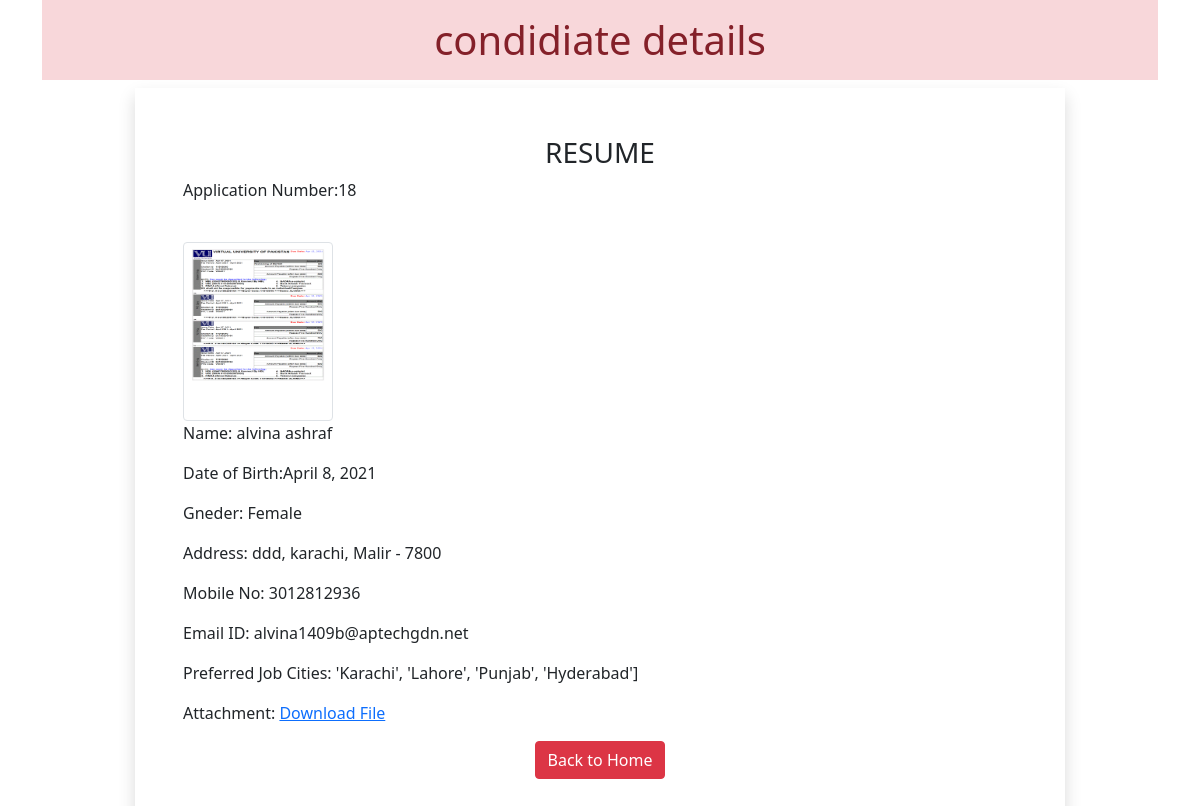
/18, run on the app's committed database.
### resume/models.py (models this page shows)
class Resume(models.Model):
    name=models.CharField(max_length=100)
    dob=models.DateField(auto_now=False,auto_now_add=False)
    gender=models.CharField(max_length=50)
    locality=models.CharField(max_length=100)
    city=models.CharField(max_length=43)
    pin=models.PositiveIntegerField()
    state=models.CharField(choices= STATE_CHOICES, max_length=24)
    mobile=models.PositiveIntegerField()
    email=models.EmailField()
    job_city=models.CharField(max_length=60)
    profile_image=models.ImageField(upload_to='images/' , blank=True)
    my_file=models.FileField(upload_to='doc' , blank=True)

### resume/views.py (the view)
# urls.py: path('<int:pk>',views.candidate.as_view(),name="candidate")
class candidate(View):
    def get(self,request,pk):
        candidate=Resume.objects.get(pk=pk)
        return render(request,'resume/candidate.html',{'candidate':candidate})

### resume/templatetags/myfilter.py (called while the page is built)
@register.filter(name='remove_special')
def remove_chars(value,arg):
    for character in arg:
        value=value.replace(character,"")
        return value

### resume/templates/resume/candidate.html (shortened to what this page needs)
{% load static %}
{% load myfilter%}
<html>
<head>
  <link rel="stylesheet" href="//code.jquery.com/ui/1.12.1/themes/base/jquery-ui.css">
    <link rel="stylesheet" href="https://stackpath.bootstrapcdn.com/bootstrap/5.0.0-alpha2/css/bootstrap.min.css">
<link rel="stylesheet" href="{% static 'resume/css/style.css'%}">
</head>
<body>
<div class="container">
    <h1 class="alert-danger text-center p-3">condidiate details</h1>
<div class=rpw">
    <div class="col-sm-10 shadow p-5 offset-sm-1">
        <h3 class="text-center">RESUME</h3>
        <p class="float-right">Application Number:{{candidate.id}}</p>
<img src="{{candidate.profile_image.url}}" class="img-fluid img-thumbnail mt-4 float-right" width="150" height="150">
        <p>Name:  {{candidate.name}}</p>
        <p> Date of Birth:{{candidate.dob}}</p>
        <p>Gneder: {{candidate.gender}}</p>
     <p>Address: {{candidate.locality}}, {{candidate.city}}, {{candidate.state}} - {{candidate.pin}}</p>
     <p>Mobile No: {{candidate.mobile}}</p>
     <p>Email ID: {{candidate.email}}</p>
     <p>Preferred Job Cities: {{candidate.job_city | remove_special:"[]'"}}</p>
     <p>Attachment: <a href="{{candidate.my_file.url}}">Download File</a></p>
    <div class="text-center">
     <a href="/" class="btn btn-danger">Back to Home</a>
    </div>
</div>
</div>
</body>
</html>

### data on the page
Resume: id "18", profile_image (picture), name "alvina ashraf", dob "April 8, 2021", gender "Female", locality "ddd", city "karachi", state "Malir", pin "7800", mobile "3012812936", email "alvina1409b@aptechgdn.net", job_city|remove_special "'Karachi', 'Lahore', 'Punjab', 'Hyderabad']"
